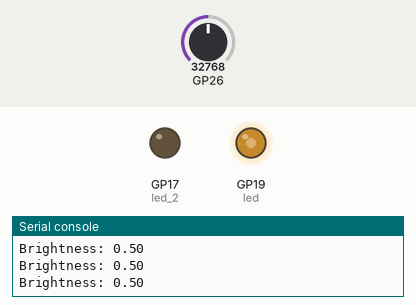
Recording of a program running on a simulated Raspberry Pi Pico running MicroPython. Shown: output pins drawn as LEDs (lit = HIGH), the last lines printed to the serial console. Inputs (shaded band) come from the test bench; at power-on: GP26 = 32768 (analog values on the 0–65535 scale).

Above: at 1.2 s.
1.3 s: GP26 set to 45874
At 2.5 s:
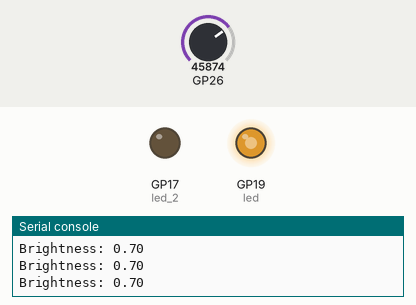
2.8 s: GP26 set to 57670
At 4.0 s:
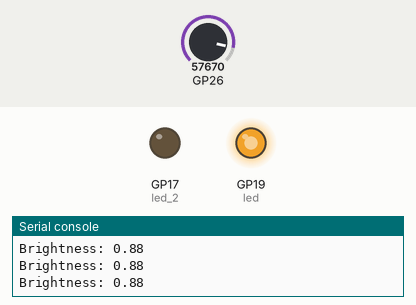
4.3 s: GP26 set to 7864
At 5.4 s:
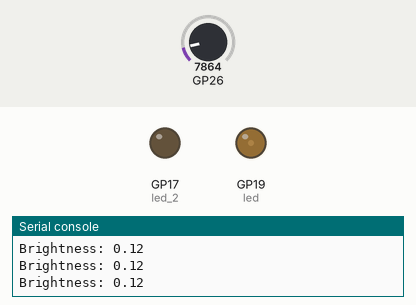
5.8 s: GP26 set to 0
At 6.7 s:
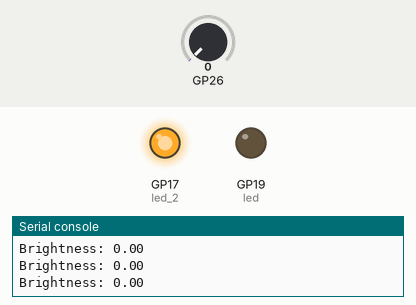
Timing chart, 0 to 8.3 s (numbered marks = the images above; inputs shaded):
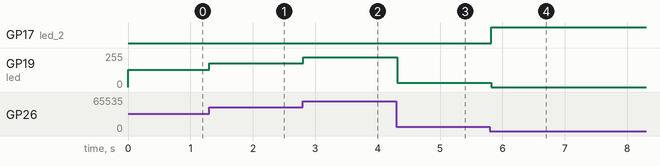

The program:

step-picozero-12.py
```python
# 配線
# ポテンショメータ:
#    +-----------+
#    |   (GND)   |  --- GND
#    |   (OUT)   |  --- GPIO 26 (A0)
#    |  (3.3V)   |  --- 3.3V
#    +-----------+
# GPIO 17 --- [抵抗] --- (+)LED1(-) --- GND
# GPIO 18 --- [抵抗] --- (+)LED1(-) --- GND
#
# 抵抗（330Ω または 1kΩ）

"""
ポテンショメータで LED の明るさを調整し、明るさがゼロの場合に別の LED を点灯するプログラム。

機能:
1. ポテンショメータを使用して外部 LED の明るさをリアルタイムで制御。
   - ポテンショメータの値に基づき、LED の明るさを 0.0 (消灯) から 1.0 (最大明るさ) まで変化。
2. 外部 LEDの明るさが 0 (ポテンショメータが閾値以下) になると、別の LED を点灯。
   - 明るさがゼロ以外に戻ると、点灯した LED を消灯。
3. コンソールに現在のポテンショメータ値 (LEDの明るさ) を表示。
4. プログラム終了時 (Ctrl+C) にすべての LED を消灯。
"""


from picozero import Pot, PWMLED, LED
from time import sleep

# 定数
POT_PIN = 0          # ポテンショメータのピン (GPIO 26)
LED_PIN = 19         # 明るさ調整用の LED ピン
LED_2_PIN = 17       # 明るさ0時に点灯する LED ピン
BRIGHTNESS_THRESHOLD = 0.05  # 明るさの閾値
SLEEP_TIME = 0.1     # 更新間隔 (秒)

# 初期化
pot = Pot(POT_PIN)            # ポテンショメータ
led = PWMLED(LED_PIN)         # 明るさ調整用 LED
led_2 = LED(LED_2_PIN)        # 明るさ0時に点灯する LED

def update_leds():
    """
    ポテンショメータの値を読み取り、LED の状態を更新します。
    """
    brightness = pot.value  # ポテンショメータの値を取得

    # 明るさが閾値以下の場合は 0 にする
    if brightness <= BRIGHTNESS_THRESHOLD:
        brightness = 0.0

    # LED の明るさを設定
    led.value = brightness

    # 明るさが0のとき、LED_2を点灯
    if brightness == 0:
        led_2.on()
    else:
        led_2.off()

    # 現在の明るさを出力 (デバッグ用)
    print(f"Brightness: {brightness:.2f}")

try:
    print("プログラムを開始します。Ctrl+C で終了します。")
    while True:
        update_leds()  # LEDの状態を更新
        sleep(SLEEP_TIME)
except KeyboardInterrupt:
    # 終了処理
    print("\nプログラムを終了します。")
    led.off()
    led_2.off()
```

Measured:
- after the input at 1.3 s, GP19 (led): 128/255 → 178/255 at once
- after the input at 2.8 s, GP19 (led): 178/255 → 224/255 at once
- after the input at 4.3 s, GP19 (led): 224/255 → 31/255 at once
- after the input at 5.8 s, GP17 (led_2): LOW → HIGH at once; GP19 (led): 31/255 → 0/255 at once
